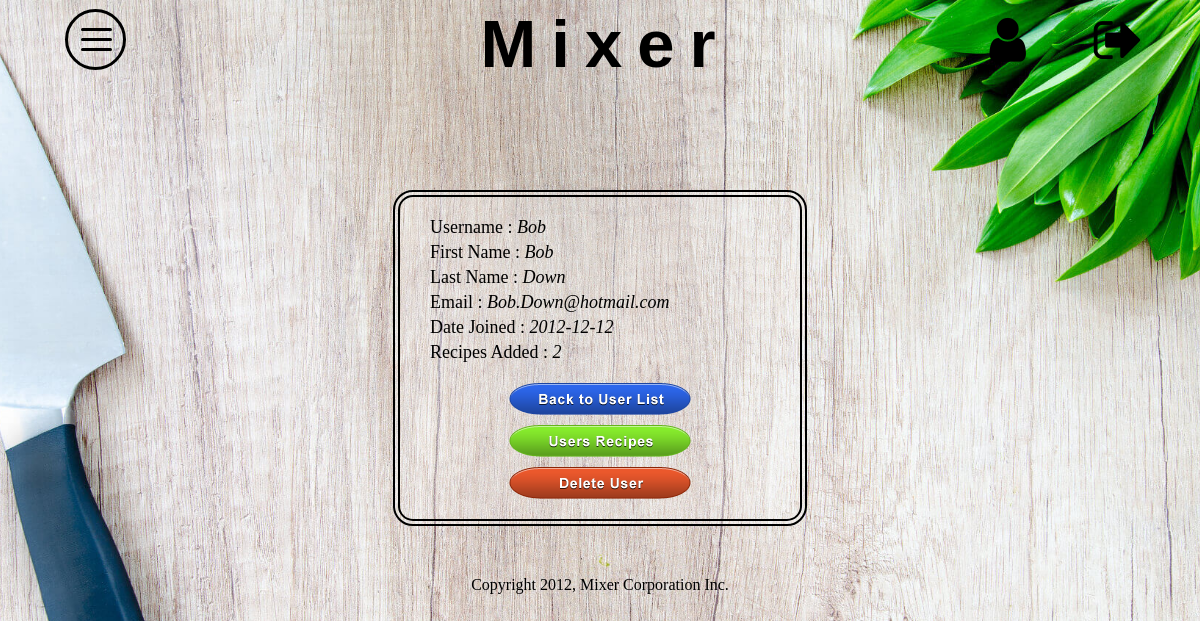
The app's page /index.php?page=userList&id=Bob (signed in) with its own data.
### tables this page shows
CREATE TABLE IF NOT EXISTS `users` (
  `userID` int(11) NOT NULL AUTO_INCREMENT,
  `userName` varchar(100) NOT NULL,
  `userPassword` varchar(100) NOT NULL,
  `userAccess` enum('admin','user') NOT NULL,
  `userFirstName` varchar(100) NOT NULL,
  `userLastName` varchar(100) NOT NULL,
  `userEmail` varchar(100) NOT NULL,
  `userJoinDate` varchar(10) NOT NULL,
  PRIMARY KEY (`userID`)
);

### www/classes/dbClass.php (called while the page is built, shortened)
<?php
class Dbase {
    private $db;
    public function __construct() {
        try {
            $this -> db = new mysqli(DBHOST,DBUSER,DBPASS,DBNAME);
        } catch(Exception $e) {
            die($e -> getMessage());
        }
    }
    public function getUserByUserName($userName) {
        if(!get_magic_quotes_gpc()) {
            $userName = $this -> db -> real_escape_string($userName);
        }
        $qry = "SELECT userID, userName, userFirstName, userLastName, userEmail, userJoinDate FROM users WHERE userName = '$userName'";
        $rs = $this -> db -> query($qry);
        if($rs) {
            if($rs -> num_rows > 0) {
                $user = $rs -> fetch_assoc();
                return $user;
            }
        } else {
            echo 'Error Executing getUser Query';
        }
        return false;
    }
    public function countUsersRecipes($userID) {
        $qry = "SELECT count(recipeID) FROM recipe WHERE userId = $userID";
        $rs = $this -> db -> query($qry);
            if($rs -> num_rows > 0) {
                    $count = array();
                while($row = $rs -> fetch_assoc()) {
                    $count[] = $row;
                }
                return $count;
            } else {
                echo 'Error Executing countUsersRecipes Query';
            }
            return false;
        }
}
?>

### www/views/userListView.php (the view, shortened to what this page needs)
<?php
class UserListView extends View {
    protected function displayContent() {
    	if($this -> model -> adminLoggedIn) {
    	if(!$_GET['id']) {
    				$html = '<h2>User List</h2>'."\n";
    				$html .= '<div id="userListContainer">'."\n";
					$users = $this -> model -> getAllUsers();
					foreach ($users as $user) {
					$html .= '<a href="index.php?page=userList&amp;id='.$user['userName'].'" class="userList">'.$user['userName'].'</a> <br />'."\n";
					}
					$html .= '</div>'."\n";
				} else {
					$user = $this -> model -> getUserByUserName($_GET['id']);
					if(is_array($user)) {
						extract($user);
					}
					$recipesCount = $this -> model -> countUsersRecipes($userID);
					$countIterator = new RecursiveIteratorIterator(new RecursiveArrayIterator($recipesCount));
                                        foreach($countIterator as $key=>$value) {
                                            $count = $value;
                                        }
					$html .= '<div id="userSummaryContainer">'."\n";
					$html .= '<ul>'."\n";
					$html .= '<li>Username : <em>'.$userName.'</em></li>'."\n";
					$html .= '<li>First Name : <em>'.$userFirstName.'</em></li>'."\n";
					$html .= '<li>Last Name : <em>'.$userLastName.'</em></li>'."\n";
					$html .= '<li>Email : <em>'.$userEmail.'</em></li>'."\n";
					$html .= '<li>Date Joined : <em>'.$userJoinDate.'</em></li>'."\n";
					$html .= '<li>Recipes Added : <em>'.$count.'</em></li>'."\n";
					$html .= '</ul>'."\n";
					$html .= '<div id="adminOptionButtonsContainer">'."\n";
					$html .= '<form method="post" action="index.php?page=userList&amp;id='.$userName.'">'."\n";
					$html .= '<a href="index.php?page=userList" id="backToUserList" class="adminOptionButtons">Back to User List</a>'."\n";
					$html .= '<a href="index.php?page=recipes&amp;browseUserRecipes='.$userID.'" id="usersRecipes" class="adminOptionButtons">Users Recipes</a>'."\n";
			        $html .= '<input type="submit" name="deleteUserButton" id="deleteUserBtn" value="Delete User" class="adminOptionButtons" />'."\n";
					$html .= '</form>'."\n";
					$html .= '</div>'."\n";
					$html .= '<div id="clearDiv"></div>'."\n";
					$html .= '</div>'."\n";
				}
			} else {
				$html = '<h3>You are not authorized to view this page!</h3>'."\n";
				$html .= '<img src="images/danger.gif" alt="Unauthorized Page" id="unauthorizedPic">'."\n";
			}
        return $html;
    }
}
?>

### www/css/menu.css (style rules this page uses)
Ehtml, body, .perspective { width: 100%; height: 100%; }

### www/css/styles.css (style rules this page uses)
head, body, ul, li, h1, p, div { padding: 0 0 0 0; margin: 0 0 0 0; }
html { background: url(../images/background2.jpg) no-repeat center center fixed; -webkit-background-size: cover; -moz-background-size: cover; -o-background-size: cover; background-size: cover; }
body, li, ul { font-family: 'Cutive', serif; }
#userSummaryContainer { margin: 50px auto; background-color: rgba(255, 255, 255, 0.3); width: 400px; border: double; border-width: 7px; border-radius: 20px; }
#userSummaryContainer ul { margin: 20px 0; }
#userSummaryContainer li { font-size: 18px; margin: 4px 0 4px 30px; list-style: none; }
#backToUserList { height: 32px; width: 182px; background-image: url('../images/userList/List_Back_to_User_List_Unpressed.png'); display: block; text-indent: -9999em; overflow: hidden; cursor: pointer; }
#usersRecipes { height: 32px; width: 182px; background-image: url('../images/userList/List_User_Recipes_Unpressed.png'); display: block; text-indent: -9999em; overflow: hidden; cursor: pointer; }
#deleteUserBtn { height: 32px; width: 182px; background-color: transparent; border: none; background-image: url('../images/userList/List_Delete_User_Unpressed.png'); display: block; text-indent: -9999em; overflow: hidden; cursor: pointer; }
.adminOptionButtons { margin: 10px auto; }
#adminOptionButtonsContainer { margin: 0 auto 20px; width: 270px; }

### records on screen
users: userName "Bob", userFirstName "Bob", userLastName "Down", userEmail "Bob.Down@hotmail.com", userJoinDate "2012-12-12"

### other values on screen
$count "2"
